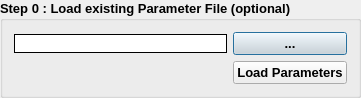
      <widget class="QGroupBox" name="groupBox_11">
       <property name="enabled">
        <bool>true</bool>
       </property>
       <property name="geometry">
        <rect>
         <x>10</x>
         <y>40</y>
         <width>361</width>
         <height>88</height>
        </rect>
       </property>
       <property name="sizePolicy">
        <sizepolicy hsizetype="Expanding" vsizetype="Expanding">
         <horstretch>0</horstretch>
         <verstretch>0</verstretch>
        </sizepolicy>
       </property>
       <property name="font">
        <font>
         <pointsize>10</pointsize>
         <weight>75</weight>
         <bold>true</bold>
        </font>
       </property>
       <property name="title">
        <string>Step 0 : Load existing Parameter File (optional)</string>
       </property>
       <layout class="QGridLayout" name="gridLayout">
        <item row="0" column="0">
         <widget class="QLineEdit" name="lineEdit_15">
          <property name="enabled">
           <bool>true</bool>
          </property>
          <property name="styleSheet">
           <string notr="true">QLineEdit {
    border-radius:0px; /* Ajustez la valeur pour contrôler l'arrondi des coins */
    background-color: rgb(255, 255, 255, 255);

border-style: solid;border-width: 1px;border-color: black
}
</string>
          </property>
         </widget>
        </item>
        <item row="0" column="1">
         <widget class="QPushButton" name="pushButton_13">
          <property name="enabled">
           <bool>true</bool>
          </property>
          <property name="styleSheet">
           <string notr="true">background-color: rgb(220, 220, 220, 255);</string>
          </property>
          <property name="text">
           <string>...</string>
          </property>
          <property name="autoDefault">
           <bool>false</bool>
          </property>
          <property name="default">
           <bool>true</bool>
          </property>
         </widget>
        </item>
        <item row="1" column="1">
         <widget class="QPushButton" name="pushButton_4">
          <property name="enabled">
           <bool>true</bool>
          </property>
          <property name="text">
           <string>Load Parameters</string>
          </property>
         </widget>
        </item>
       </layout>
      </widget>
